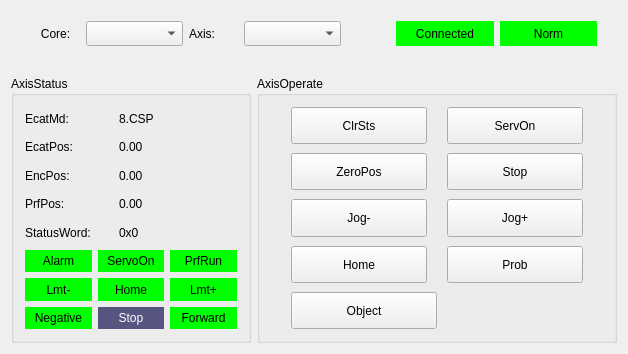
<?xml version="1.0" encoding="UTF-8"?>
<ui version="4.0">
 <class>EcatDemoClass</class>
 <widget class="QWidget" name="EcatDemoClass">
  <property name="geometry">
   <rect>
    <x>0</x>
    <y>0</y>
    <width>628</width>
    <height>354</height>
   </rect>
  </property>
  <property name="windowTitle">
   <string>EcatDemo</string>
  </property>
  <property name="styleSheet">
   <string notr="true">QComboBox QAbstractItemView::item { min-height: 40px; min-width: 60px; }</string>
  </property>
  <layout class="QVBoxLayout" name="verticalLayout_4" stretch="1,6">
   <property name="spacing">
    <number>20</number>
   </property>
   <item>
    <layout class="QHBoxLayout" name="horizontalLayout" stretch="1,2,1,2,1,2,2">
     <property name="leftMargin">
      <number>20</number>
     </property>
     <property name="topMargin">
      <number>10</number>
     </property>
     <property name="rightMargin">
      <number>20</number>
     </property>
     <property name="bottomMargin">
      <number>10</number>
     </property>
     <item>
      <widget class="QLabel" name="label">
       <property name="text">
        <string>Core:</string>
       </property>
       <property name="alignment">
        <set>Qt::AlignCenter</set>
       </property>
      </widget>
     </item>
     <item>
      <widget class="QComboBox" name="comboBox_core">
       <property name="sizePolicy">
        <sizepolicy hsizetype="Preferred" vsizetype="Preferred">
         <horstretch>0</horstretch>
         <verstretch>0</verstretch>
        </sizepolicy>
       </property>
      </widget>
     </item>
     <item>
      <widget class="QLabel" name="label_2">
       <property name="text">
        <string>Axis:</string>
       </property>
      </widget>
     </item>
     <item>
      <widget class="QComboBox" name="comboBox_axis">
       <property name="sizePolicy">
        <sizepolicy hsizetype="Preferred" vsizetype="Preferred">
         <horstretch>0</horstretch>
         <verstretch>0</verstretch>
        </sizepolicy>
       </property>
      </widget>
     </item>
     <item>
      <spacer name="horizontalSpacer">
       <property name="orientation">
        <enum>Qt::Horizontal</enum>
       </property>
       <property name="sizeHint" stdset="0">
        <size>
         <width>40</width>
         <height>20</height>
        </size>
       </property>
      </spacer>
     </item>
     <item>
      <widget class="QLabel" name="label_connect">
       <property name="styleSheet">
        <string notr="true">background: rgb(0,255,0);
color: black;
border:none;
</string>
       </property>
       <property name="text">
        <string>Connected</string>
       </property>
       <property name="alignment">
        <set>Qt::AlignCenter</set>
       </property>
      </widget>
     </item>
     <item>
      <widget class="QPushButton" name="pushButton_alarm">
       <property name="sizePolicy">
        <sizepolicy hsizetype="Minimum" vsizetype="Preferred">
         <horstretch>0</horstretch>
         <verstretch>0</verstretch>
        </sizepolicy>
       </property>
       <property name="styleSheet">
        <string notr="true">background: rgb(0,255,0);
color: black;
border:none;
</string>
       </property>
       <property name="text">
        <string>Norm</string>
       </property>
      </widget>
     </item>
    </layout>
   </item>
   <item>
    <layout class="QHBoxLayout" name="horizontalLayout_36" stretch="2,3">
     <property name="sizeConstraint">
      <enum>QLayout::SetDefaultConstraint</enum>
     </property>
     <item>
      <widget class="QGroupBox" name="groupBox">
       <property name="title">
        <string>AxisStatus</string>
       </property>
       <layout class="QVBoxLayout" name="verticalLayout_2">
        <item>
         <layout class="QHBoxLayout" name="horizontalLayout_31">
          <property name="rightMargin">
           <number>30</number>
          </property>
          <item>
           <widget class="QLabel" name="label_62">
            <property name="text">
             <string>EcatMd:</string>
            </property>
           </widget>
          </item>
          <item>
           <widget class="QLabel" name="label_ecatMode">
            <property name="text">
             <string>8.CSP</string>
            </property>
           </widget>
          </item>
         </layout>
        </item>
        <item>
         <layout class="QHBoxLayout" name="horizontalLayout_2">
          <property name="rightMargin">
           <number>30</number>
          </property>
          <item>
           <widget class="QLabel" name="label_15">
            <property name="text">
             <string>EcatPos:</string>
            </property>
           </widget>
          </item>
          <item>
           <widget class="QLabel" name="label_ecatPos">
            <property name="text">
             <string>0.00</string>
            </property>
           </widget>
          </item>
         </layout>
        </item>
        <item>
         <layout class="QHBoxLayout" name="horizontalLayout_3">
          <property name="rightMargin">
           <number>30</number>
          </property>
          <item>
           <widget class="QLabel" name="label_3">
            <property name="text">
             <string>EncPos:</string>
            </property>
           </widget>
          </item>
          <item>
           <widget class="QLabel" name="label_encPos">
            <property name="text">
             <string>0.00</string>
            </property>
           </widget>
          </item>
         </layout>
        </item>
        <item>
         <layout class="QHBoxLayout" name="horizontalLayout_4">
          <property name="rightMargin">
           <number>30</number>
          </property>
          <item>
           <widget class="QLabel" name="label_4">
            <property name="text">
             <string>PrfPos:</string>
            </property>
           </widget>
          </item>
          <item>
           <widget class="QLabel" name="label_prfPos">
            <property name="text">
             <string>0.00</string>
            </property>
           </widget>
          </item>
         </layout>
        </item>
        <item>
         <layout class="QHBoxLayout" name="horizontalLayout_8">
          <property name="rightMargin">
           <number>30</number>
          </property>
          <item>
           <widget class="QLabel" name="label_5">
            <property name="text">
             <string>StatusWord:</string>
            </property>
           </widget>
          </item>
          <item>
           <widget class="QLabel" name="label_statusWord">
            <property name="text">
             <string>0x0</string>
            </property>
           </widget>
          </item>
         </layout>
        </item>
        <item>
         <layout class="QHBoxLayout" name="horizontalLayout_5">
          <item>
           <widget class="QLabel" name="label_alrm">
            <property name="styleSheet">
             <string notr="true">background: rgb(0,255,0);
color: black;
border:none;
</string>
            </property>
            <property name="text">
             <string>Alarm</string>
            </property>
            <property name="alignment">
             <set>Qt::AlignCenter</set>
            </property>
           </widget>
          </item>
          <item>
           <widget class="QLabel" name="label_SrvSts">
            <property name="styleSheet">
             <string notr="true">background: rgb(0,255,0);
color: black;
border:none;
</string>
            </property>
            <property name="text">
             <string>ServoOn</string>
            </property>
            <property name="alignment">
             <set>Qt::AlignCenter</set>
            </property>
           </widget>
          </item>
          <item>
           <widget class="QLabel" name="label_prfRun">
            <property name="styleSheet">
             <string notr="true">background: rgb(0,255,0);
color: black;
border:none;
</string>
            </property>
            <property name="text">
             <string>PrfRun</string>
            </property>
            <property name="alignment">
             <set>Qt::AlignCenter</set>
            </property>
           </widget>
          </item>
         </layout>
        </item>
        <item>
         <layout class="QHBoxLayout" name="horizontalLayout_6">
          <item>
           <widget class="QLabel" name="label_nLmt">
            <property name="styleSheet">
             <string notr="true">background: rgb(0,255,0);
color: black;
border:none;
</string>
            </property>
            <property name="text">
             <string>Lmt-</string>
            </property>
            <property name="alignment">
             <set>Qt::AlignCenter</set>
            </property>
           </widget>
          </item>
          <item>
           <widget class="QLabel" name="label_Home">
            <property name="styleSheet">
             <string notr="true">background: rgb(0,255,0);
color: black;
border:none;
</string>
            </property>
            <property name="text">
             <string>Home</string>
            </property>
            <property name="alignment">
             <set>Qt::AlignCenter</set>
            </property>
           </widget>
          </item>
          <item>
           <widget class="QLabel" name="label_PLmt">
            <property name="styleSheet">
             <string notr="true">background: rgb(0,255,0);
color: black;
border:none;
</string>
            </property>
            <property name="text">
             <string>Lmt+</string>
            </property>
            <property name="alignment">
             <set>Qt::AlignCenter</set>
            </property>
           </widget>
          </item>
         </layout>
        </item>
        <item>
         <layout class="QHBoxLayout" name="horizontalLayout_7">
          <item>
           <widget class="QLabel" name="label_nMove">
            <property name="styleSheet">
             <string notr="true">background: rgb(0,255,0);
color: black;
border:none;
</string>
            </property>
            <property name="text">
             <string>Negative</string>
            </property>
            <property name="alignment">
             <set>Qt::AlignCenter</set>
            </property>
           </widget>
          </item>
          <item>
           <widget class="QLabel" name="label_stop">
            <property name="styleSheet">
             <string notr="true">background-color: rgb(85, 85, 127);
color: rgb(255, 255, 255);
border:0;
</string>
            </property>
            <property name="text">
             <string>Stop</string>
            </property>
            <property name="alignment">
             <set>Qt::AlignCenter</set>
            </property>
           </widget>
          </item>
          <item>
           <widget class="QLabel" name="label_fMove">
            <property name="styleSheet">
             <string notr="true">background: rgb(0,255,0);
color: black;
border:none;
</string>
            </property>
            <property name="text">
             <string>Forward</string>
            </property>
            <property name="alignment">
             <set>Qt::AlignCenter</set>
            </property>
           </widget>
          </item>
         </layout>
        </item>
       </layout>
      </widget>
     </item>
     <item>
      <widget class="QGroupBox" name="groupBox_2">
       <property name="title">
        <string>AxisOperate</string>
       </property>
       <layout class="QVBoxLayout" name="verticalLayout">
        <property name="spacing">
         <number>9</number>
        </property>
        <item>
         <layout class="QHBoxLayout" name="horizontalLayout_32">
          <property name="spacing">
           <number>20</number>
          </property>
          <property name="leftMargin">
           <number>20</number>
          </property>
          <property name="rightMargin">
           <number>20</number>
          </property>
          <item>
           <widget class="QPushButton" name="pushButton_clr">
            <property name="sizePolicy">
             <sizepolicy hsizetype="Minimum" vsizetype="Preferred">
              <horstretch>0</horstretch>
              <verstretch>0</verstretch>
             </sizepolicy>
            </property>
            <property name="text">
             <string>ClrSts</string>
            </property>
           </widget>
          </item>
          <item>
           <widget class="QPushButton" name="pushButton_serv">
            <property name="sizePolicy">
             <sizepolicy hsizetype="Minimum" vsizetype="Preferred">
              <horstretch>0</horstretch>
              <verstretch>0</verstretch>
             </sizepolicy>
            </property>
            <property name="text">
             <string>ServOn</string>
            </property>
           </widget>
          </item>
         </layout>
        </item>
        <item>
         <layout class="QHBoxLayout" name="horizontalLayout_33">
          <property name="spacing">
           <number>20</number>
          </property>
          <property name="leftMargin">
           <number>20</number>
          </property>
          <property name="rightMargin">
           <number>20</number>
          </property>
          <item>
           <widget class="QPushButton" name="pushButton_zero">
            <property name="sizePolicy">
             <sizepolicy hsizetype="Minimum" vsizetype="Preferred">
              <horstretch>0</horstretch>
              <verstretch>0</verstretch>
             </sizepolicy>
            </property>
            <property name="text">
             <string>ZeroPos</string>
            </property>
           </widget>
          </item>
          <item>
           <widget class="QPushButton" name="pushButton_stop">
            <property name="sizePolicy">
             <sizepolicy hsizetype="Minimum" vsizetype="Preferred">
              <horstretch>0</horstretch>
              <verstretch>0</verstretch>
             </sizepolicy>
            </property>
            <property name="text">
             <string>Stop</string>
            </property>
           </widget>
          </item>
         </layout>
        </item>
        <item>
         <layout class="QHBoxLayout" name="horizontalLayout_34">
          <property name="spacing">
           <number>20</number>
          </property>
          <property name="leftMargin">
           <number>20</number>
          </property>
          <property name="rightMargin">
           <number>20</number>
          </property>
          <item>
           <widget class="QPushButton" name="pushButton_jogN">
            <property name="sizePolicy">
             <sizepolicy hsizetype="Minimum" vsizetype="Preferred">
              <horstretch>0</horstretch>
              <verstretch>0</verstretch>
             </sizepolicy>
            </property>
            <property name="text">
             <string>Jog-</string>
            </property>
           </widget>
          </item>
          <item>
           <widget class="QPushButton" name="pushButton_jogP">
            <property name="sizePolicy">
             <sizepolicy hsizetype="Minimum" vsizetype="Preferred">
              <horstretch>0</horstretch>
              <verstretch>0</verstretch>
             </sizepolicy>
            </property>
            <property name="text">
             <string>Jog+</string>
            </property>
           </widget>
          </item>
         </layout>
        </item>
        <item>
         <layout class="QHBoxLayout" name="horizontalLayout_38">
          <property name="spacing">
           <number>20</number>
          </property>
          <property name="leftMargin">
           <number>20</number>
          </property>
          <property name="rightMargin">
           <number>20</number>
          </property>
          <item>
           <widget class="QPushButton" name="pushButton_home">
            <property name="sizePolicy">
             <sizepolicy hsizetype="Minimum" vsizetype="Preferred">
              <horstretch>0</horstretch>
              <verstretch>0</verstretch>
             </sizepolicy>
            </property>
            <property name="text">
             <string>Home</string>
            </property>
           </widget>
          </item>
          <item>
           <widget class="QPushButton" name="pushButton_prob">
            <property name="sizePolicy">
             <sizepolicy hsizetype="Minimum" vsizetype="Preferred">
              <horstretch>0</horstretch>
              <verstretch>0</verstretch>
             </sizepolicy>
            </property>
            <property name="text">
             <string>Prob</string>
            </property>
           </widget>
          </item>
         </layout>
        </item>
        <item>
         <layout class="QHBoxLayout" name="horizontalLayout_35" stretch="1,1">
          <property name="spacing">
           <number>20</number>
          </property>
          <property name="leftMargin">
           <number>20</number>
          </property>
          <property name="rightMargin">
           <number>20</number>
          </property>
          <item>
           <widget class="QPushButton" name="pushButton_object">
            <property name="sizePolicy">
             <sizepolicy hsizetype="Minimum" vsizetype="Preferred">
              <horstretch>0</horstretch>
              <verstretch>0</verstretch>
             </sizepolicy>
            </property>
            <property name="text">
             <string>Object</string>
            </property>
           </widget>
          </item>
          <item>
           <spacer name="horizontalSpacer_2">
            <property name="orientation">
             <enum>Qt::Horizontal</enum>
            </property>
            <property name="sizeHint" stdset="0">
             <size>
              <width>40</width>
              <height>20</height>
             </size>
            </property>
           </spacer>
          </item>
         </layout>
        </item>
       </layout>
      </widget>
     </item>
    </layout>
   </item>
  </layout>
 </widget>
 <layoutdefault spacing="6" margin="11"/>
 <resources>
  <include location="ecatdemo.qrc"/>
 </resources>
 <connections/>
</ui>
